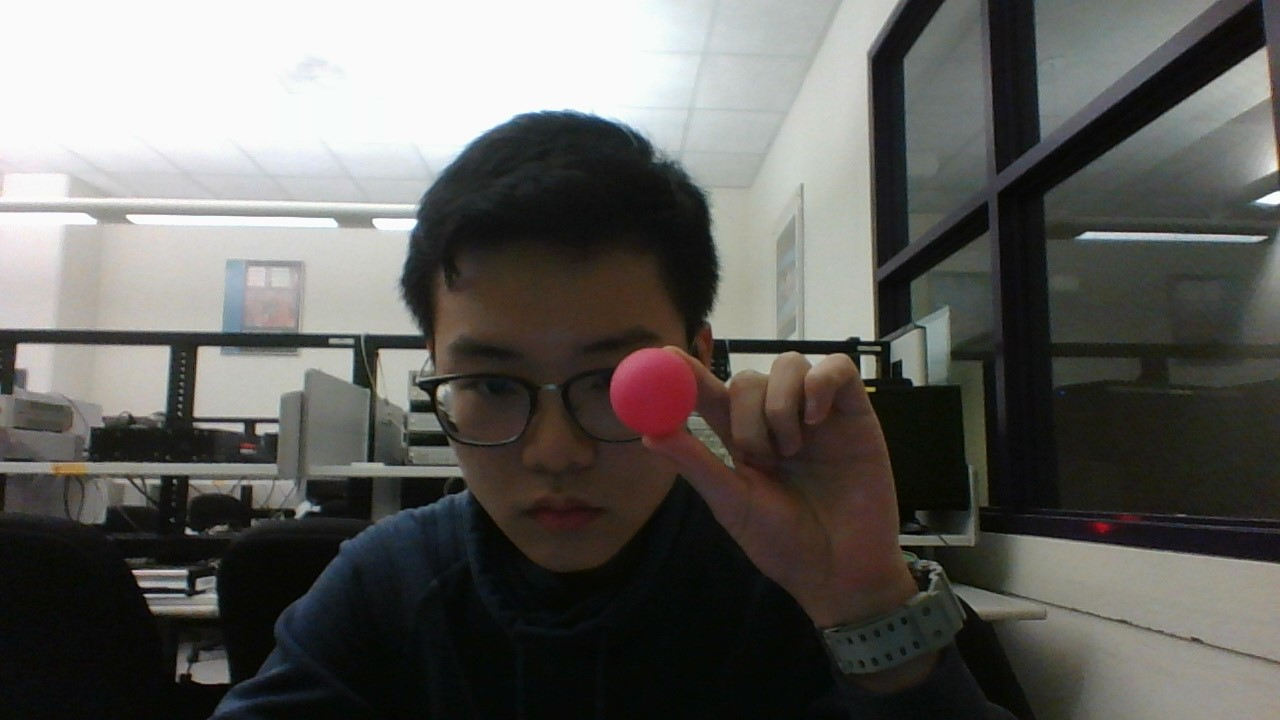
#> input picture ball.jpg, 1280 x 720 px, given in place of the camera
$ python Predicition_to_be_optimized.py
#> lines starting #> are read from the running program, lines starting #| are printed output that depends on the picture; after the words box and inside, x2 and y2 are one past the last pixel; in counts of white or black regions, pixels touching at a corner belong together
from collections import deque
import numpy as np
import cv2
import time
from timeit import default_timer as timer
import warnings
import matplotlib.pyplot as plt
import math
import serial
from math import tan
from math import pi
import sys

#   Initialize the serial port
#   --------
ser = serial.Serial('COM3', 57600, timeout=0, parity=serial.PARITY_NONE, rtscts=1) # uncomment once PSOC exists
print(ser.is_open)
time.sleep(1)
#   --------

warnings.simplefilter('ignore', np.RankWarning)
# warnings.filterwarnings('error')
# np.seterr(all='raise')


#   Set the threshold for color black in HSV space`
blackLower = np.array([90, 100, 30])
blackUpper = np.array([110, 255, 255])


#   Initialize the length for tracking coordinates
my_buffer = 64
ptsYZL = deque(maxlen=my_buffer)  # comes from laptop camera (bad coords)
ptsXZJ = deque(maxlen=my_buffer)  # comes from Josh camera (bad coords)


ptsRealX = deque(maxlen=my_buffer)
ptsRealY = deque(maxlen=my_buffer)
ptsRealZ = deque(maxlen=my_buffer)

#   Turn on the camera
camera1 = cv2.VideoCapture(1)  # Josh's Camera <-- will be looking at the ball, the ball will be crossing the frame
camera2 = cv2.VideoCapture(0)  # Laptop's Camera <-- will be in front of the camera, the ball will be in the frame

#   Wait for 2 seconds
time.sleep(2)

#   Make the camera data Arrays

# ---------------------------
time_lst = np.array([0])
timeTilPrediction = 0
bufferTime = 0
movement = np.array([0])
other_camera = np.array([0])
# ---------------------------

# For testing purposes, the Matplotlib graph
# ---------------------------
showXCoords = np.array([])
showYCoords = np.array([])
showZCoords = np.array([])
predictedXArray = np.array([])
predictedZArray = np.array([])
# ---------------------------

# the function to get the data from the psoc. IE the reading function
# ---------------------------
# [14 lines left out: function getData, not called in this run]
# ---------------------------

# Make the function to give the data to the PSOC
# TODO: get the working function from the other file
# ---------------------------
def sendData(upAndDown, LeftAndRight):
    # changed the sending to only sleep for .01, instead of .05
    if upAndDown > 100:
        upAndDown = 99

    firstByte = bytes(str(upAndDown // 10), 'ascii')
    secondByte = bytes(str(upAndDown % 10), 'ascii')
    # letter4send = b'1'
    ser.write(firstByte)
    # time.sleep(.003)
    ser.write(secondByte)
    # time.sleep(.003)
    letter6send = b'x'
    ser.write(letter6send)
    # time.sleep(.003)
    # ser.reset_output_buffer() # this might be needed

    # print(highNumber // 1000)
    if LeftAndRight < 0:
        LeftAndRight = 0
    if LeftAndRight > 9999:
        LeftAndRight = 9999

    largestDigit = bytes(str(LeftAndRight // 1000), 'ascii')
    ser.write(largestDigit)
    # time.sleep(.003)
    LeftAndRight = LeftAndRight % 1000
    # print(LeftAndRight // 100)
    hundreds = bytes(str(LeftAndRight // 100), 'ascii')
    ser.write(hundreds)
    # time.sleep(.003)
    LeftAndRight = LeftAndRight % 100
    # print(LeftAndRight // 10)
    tens = bytes(str(LeftAndRight // 10), 'ascii')
    ser.write(tens)
    # time.sleep(.003)
    LeftAndRight = LeftAndRight % 10
    # print(LeftAndRight // 1)
    ones = bytes(str(LeftAndRight // 1), 'ascii')
    ser.write(ones)
    # time.sleep(.003)

    letter8send = b'y'
    ser.write(letter8send)
    time.sleep(.001)
    ser.reset_output_buffer()
    return
# ---------------------------

# Basic control for the flipping motor
# ---------------------------
# [23 lines left out: functions flippingMotor, toLst, not called in this run]


# ---------------------------
# Define camera constants (NOTE: make sure that the robot is a distance 2A from the laptop camera)
# NOTE: these are in decimeters. Why? because that is what I chose
# ---------------------------
A = 17.78  #
B = 14.732  # 58in
C = 10.16  #
distanceToRobot = 30.734
LRMoveTick = .014  # .013, .015, .022
startingPositionHorizontal = B - 3.91
debuggingCount = 0
flag = True
# ---------------------------

#   Detect color black

# set the robot at a certain value
initSend = int((startingPositionHorizontal / LRMoveTick) // 1)
sendData(0, initSend)  # send the data to start the robot in the middle6
LeftAndRight = 0

while True:

    if bufferTime > .01:
        upAndDown, LeftAndRight = getData()
        print(upAndDown, " <-  upAndDown === ", debuggingCount, "==== left and right ->", LeftAndRight)
        bufferTime = 0
        # debuggingCount += 1

    #   --------
    before = timer()
    #   --------
    #   Read the frames
    _, frame = camera1.read()
#> frame is the input picture: shape (720, 1280, 3); mean B, G, R 93.3, 96.9, 98
    _, frame2 = camera2.read()

    #   Change the frames to HSV color space
    hsv = cv2.cvtColor(frame, cv2.COLOR_BGR2HSV)
#> hsv: shape (720, 1280, 3); mean H, S, V 49.1, 47, 100.8
    hsv2 = cv2.cvtColor(frame2, cv2.COLOR_BGR2HSV)

    #   Build a mask based on threshold
    mask = cv2.inRange(hsv, blackLower, blackUpper)
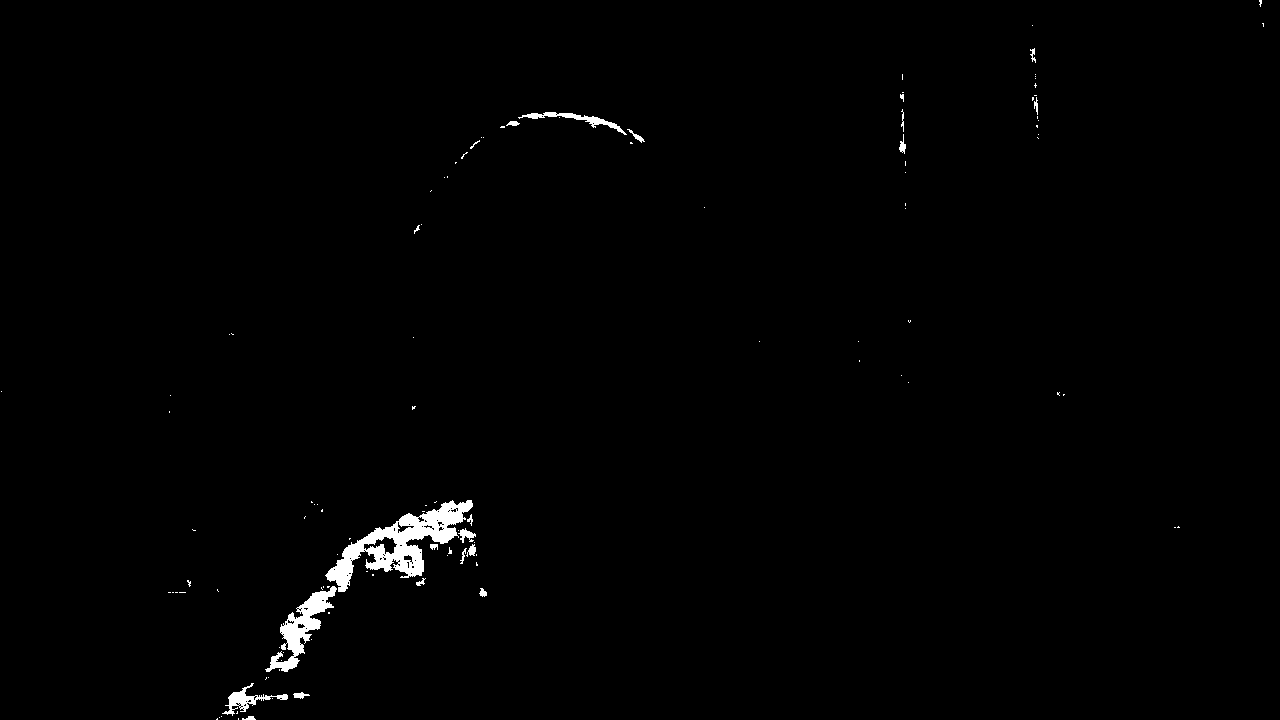
#> mask: shape (720, 1280); 0.91% white; 113 white regions (91 under 20 px), largest, box (x1, y1, x2, y2) and area: (325, 500, 473, 592) 4320, (265, 586, 337, 672) 1861, (222, 683, 288, 716) 545
    mask2 = cv2.inRange(hsv2, blackLower, blackUpper)

    #   Erosion
    mask = cv2.erode(mask, None, iterations=2)
#> mask: shape (720, 1280); 0.29% white; 26 white regions (15 under 20 px), largest, box (x1, y1, x2, y2) and area: (363, 504, 461, 543) 929, (329, 542, 362, 590) 416, (296, 589, 334, 628) 360
    mask2 = cv2.erode(mask2, None, iterations=2)

    #   Dilation, remove the noise by erosion and dilation
    mask = cv2.dilate(mask, None, iterations=2)
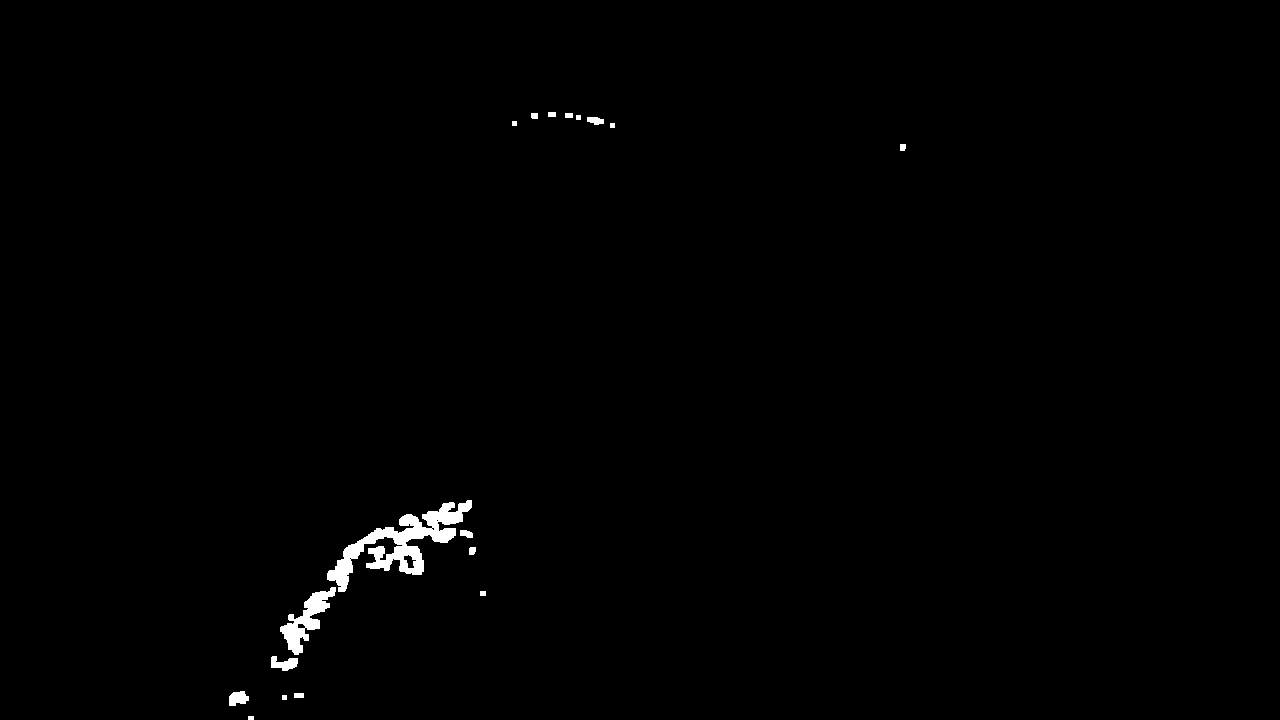
#> mask: shape (720, 1280); 0.68% white; 18 white regions
    mask2 = cv2.dilate(mask2, None, iterations=2)

    #   Detect the contour
    contours = cv2.findContours(mask.copy(), cv2.RETR_EXTERNAL, cv2.CHAIN_APPROX_SIMPLE)[-2]
#> contours = 18 contours, 5 with area under 20; largest, box (x1, y1, x2, y2) and area: (327, 500, 472, 592) 3566, (280, 587, 336, 655) 1238, (271, 656, 298, 671) 217, (229, 691, 249, 706) 192, (587, 117, 604, 125) 82
    contours2 = cv2.findContours(mask2.copy(), cv2.RETR_EXTERNAL, cv2.CHAIN_APPROX_SIMPLE)[-2]
#> contours2 has the same summary as contours

    #   Initialize the centroid
    center = None
    center2 = None

    #   If there is a contour
    if len(contours) > 0:  # Josh's camera for ball crossing the frame
        #   Find the contour with the largest area
        c = max(contours, key=cv2.contourArea)
#> c = contour of 347 points, box (x1, y1, x2, y2) (327, 500, 472, 592), area 3566

        #   Determine the circle of the largest contour
        ((y, z1), radius) = cv2.minEnclosingCircle(c)
#> y = 399; z1 = 539.5; radius = 82.12

        #   Calculate the moment of the contour
        M = cv2.moments(c)
#> M = moments, m00 3566.5, centre m10/m00, m01/m00 = (400.6, 543.1)

        #   Calculate the centroid
        center = (int(M["m10"]/M["m00"]), int(M["m01"]/M["m00"]))
#> center = (400, 543)

        #   Plot only when the radius is greater than 0
        if radius > 0:
            cv2.circle(frame, (int(y), int(z1)), int(radius), (0, 255, 255), 2)
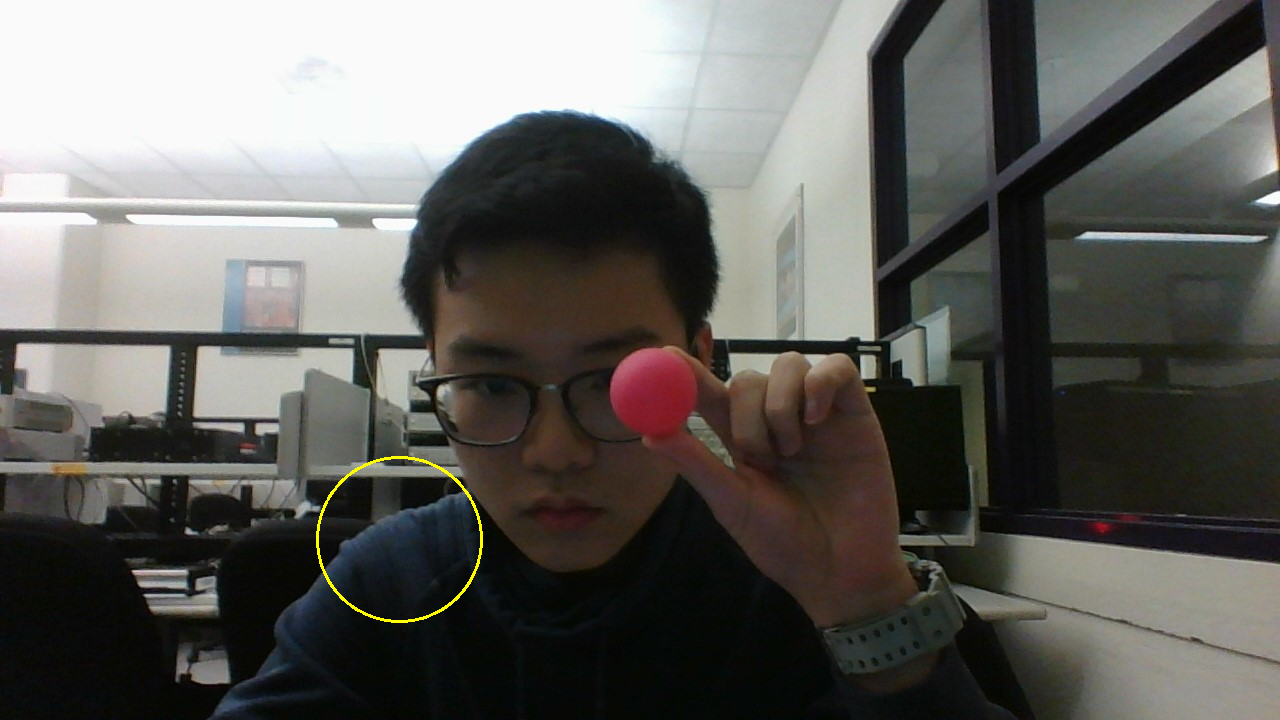
#> frame: shape (720, 1280, 3); 0.17% of pixels changed, all inside (x1, y1, x2, y2) = (316, 456, 483, 623)
            cv2.circle(frame, center, 5, (0, 0, 255), -1)
#> frame: shape (720, 1280, 3); 0.01% of pixels changed, all inside (x1, y1, x2, y2) = (395, 538, 406, 549)
            # print('y coordinate: %s, z1 coordinate: %s'%(y, z1))

            #  Add the centroid to the left of the list
            ptsYZL.appendleft(center)

    if len(contours2) > 0:
        #   Find the contour with the largest area
        c2 = max(contours2, key=cv2.contourArea)
#> c2 has the same summary as c

        #   Determine the circle of the largest contour
        ((x, z2), radius2) = cv2.minEnclosingCircle(c2)
#> x = 399; z2 = 539.5; radius2 = 82.12

        #   Calculate the moment of the contour
        M2 = cv2.moments(c2)
#> M2 has the same summary as M

        #   Calculate the centroid
        center2 = (int(M2["m10"] / M2["m00"]), int(M2["m01"] / M2["m00"]))
#> center2 = (400, 543)

        #   Plot only when the radius is greater than 0
        if radius2 > 0:
            cv2.circle(frame2, (int(x), int(z2)), int(radius2), (0, 255, 255), 2)
            cv2.circle(frame2, center2, 5, (0, 0, 255), -1)
            #   print('y coordinate: %s, z1 coordinate: %s'%(y, z2))

            #   Add the centroid to the left of the list
            ptsXZJ.appendleft(center2)

    #   Covert pixel coordinates (x,y,z1,z2) to real world coordinates (X,Y,Z)
    # since we are adding to the front of the list, we are always taking the most recent coords
    # this works:
    if len(ptsXZJ) > 1 and len(ptsYZL) > 1:
        x_convert = ptsXZJ[0][0]  # take most recent recorded X coord from Josh Camera
        y_convert = ptsYZL[0][0]  # the most recent recorded Y coord from Laptop camera
        z1_convert = ptsYZL[0][1]  # the most recorded Z coord from the laptop camera
        # print("The pixel coordinate of x is: ", x_convert)
        # print("The pixel coordinate of y is: ", y_convert)
        # print("The pixel coordinate of z1 is: ", z1_convert)
        X_real = (B + tan(1.92e-3*x_convert - .614)*A) / (1 - tan(1.92e-3*x_convert - .614)*tan(1.415 - 2.2111e-3*y_convert - .708))
        Y_real = tan(1.415 - 2.21e-3*y_convert - .708)*X_real + A
        Z_real = tan(0.941 - 1.96e-3*z1_convert - .4704)*X_real + C
        Real_world_coordinate = (X_real, Y_real, Z_real)
        # [4 lines of commented-out code are left out]

        ptsRealX.appendleft(Real_world_coordinate[0])
        # print("This is real x coords points", ptsRealX)
        ptsRealY.appendleft(Real_world_coordinate[1])
        ptsRealZ.appendleft(Real_world_coordinate[2])

        showXCoords = np.append(showXCoords, [Real_world_coordinate[0]])
        showYCoords = np.append(showYCoords, [Real_world_coordinate[1]])
        showZCoords = np.append(showZCoords, [Real_world_coordinate[2]])

        if Real_world_coordinate[1] > (A + 2) and flag:
            flippingMotor()
            flag = False

    cv2.imshow('YZ', frame)
    cv2.imshow('XZ', frame2)
    after = timer()
    tme = after - before
    time_lst = np.append(time_lst, [tme])
    timeTilPrediction += tme
    bufferTime += tme
    # [7 lines of commented-out code are left out]

    if len(ptsXZJ) > 2 and len(ptsYZL) > 2:
        # print(debuggingCount)
        if timeTilPrediction > .0025:
            timeTilPrediction = 0  # Once this part of code is executed, we will start the time again from zero
            # the following code will take our 64 coords points and put them into a python list
            # we will then use this list to make a numpy A array for our linear least squares
            realXCoords = toLst(ptsRealX)
            # print("This is real X coords =======", realXCoords)
            realYCoords = toLst(ptsRealY)
            realZCoords = toLst(ptsRealZ)

            # x = np.array(realXCoords, dtype=np.float64)
            # xArray = np.array(realXCoords, dtype='float64')
            xArray = np.array(realXCoords)
            del realXCoords
            yArray = np.array(realYCoords)
            del realYCoords
            # print("This is the X Array", xArray, "End X array ==========")
            AMatrix = np.vstack((xArray, np.ones(len(xArray)))).T  # this is our linear least squares matrix
            # print("this is the A matrix", AMatrix, "End A matrix ~~~~~~~~~~~~~~~~")
            del xArray
            # A.metrics = []
            # A.astype(np.float32)
            # A = np.matrix(x, np.ones(len(x), dtype=np.float64), dtype=np.float64).T
            m, b = np.linalg.lstsq(AMatrix, yArray, rcond=None)[0]  # a tuple to satisfy the equation y = mx + b
            del AMatrix

            # assuming our (zero, zero) is on the same line as our laptop cameray
            """
                                        [Robot]
                ⌄     |~~~~~~~~~~~~~~~~~~~{X}~~~~~~~~~~~~~~~~~~~~~
                      |                  /
                      |                 /
                A     |                /
                      |               /
                ^     |              /
            [Josh's]  |             /
            camera]   |            /
                ⌄     |           /
                      |          /
                A     |         /
                      |        /
                      |_______/__________________________________
                ^      [-    B     -][laptop camera][-    B     -]
                _
              / ⌄ \
             |>{C}<|
              \ ^ /
            The above is what the following line of code predicts:
            """
            # distanceToRobot = 25.9
            predictedX = (distanceToRobot - b) / m  # change to 2A when doing the demo
            if predictedX < 0:
                predictedX = 0
            if predictedX > 17:
                predictedX = 17
            predictedXArray = np.append(predictedXArray, [predictedX])
            # print("This is the number where it will land", predictedX)

            # from above we already have y
            # we now need z
            zArray = np.array(realZCoords, dtype='float32')
            function = np.polyfit(yArray, zArray, 2)
            polynomial = np.poly1d(function)
            predictedZ = polynomial(20.5)  # change to 2A for the
            # the Threshold for the max arm length
            if predictedZ < 4.826:
                predictedZ = 4.826
            if predictedZ > 6.5:
                predictedZ = 6.5

            predictedZArray = np.append(predictedZArray, [predictedZ])
            del yArray
            del zArray
            # sendData(up and down, left and right)
            sendXMotorCount = int((predictedX / LRMoveTick) // 1)
            if sendXMotorCount < 10:
                sendXMotorCount = initSend

            sendData(int(((predictedZ - 4.826) / .18) // 1), sendXMotorCount)

            # print("we are sending: ", sendXMotorCount, ". We currently have: ", LeftAndRight)
            # print("after if debugging count", debuggingCount)


    # print("These are the coordinates. X position is: ", moveX, "\n", "Y Position is: ", moveY)
    # sentData = ser.write([moveX, moveY])
    # print(sentData)
    # # send one array of data at a time, will block until the number of bytes is read
    # # Ethan thinks the while loop will not continue until after the number of bytes is read
    # # but Ethan could be wrong
    # # Ethan is wrong.
    # byteArray = ser.read(16)
    # print(byteArray)

    # Exit when press the esc button
    k = cv2.waitKey(3) & 0xFF
#> (key Esc is pressed here)
    if k == 27:
        break

    if k == 32:
        sys.exit()

#   Release the camera
camera1.release()
#   Destroy the windows
cv2.destroyAllWindows()
print(1/np.mean(time_lst))

f = open("dataXCoords.txt", "w+")

length = max(showXCoords.size, showYCoords.size)

for _, integer in enumerate(range(length)):
    writeString = "({}, {})".format(showXCoords[integer], showYCoords[integer])
    f.write(writeString)
    f.write("\r\n")

f.close()

plt.plot(showXCoords, showYCoords, 'o-', label='XY axis')
plt.xlabel('real life x coords')
plt.ylabel('real life y coords')
plt.show()
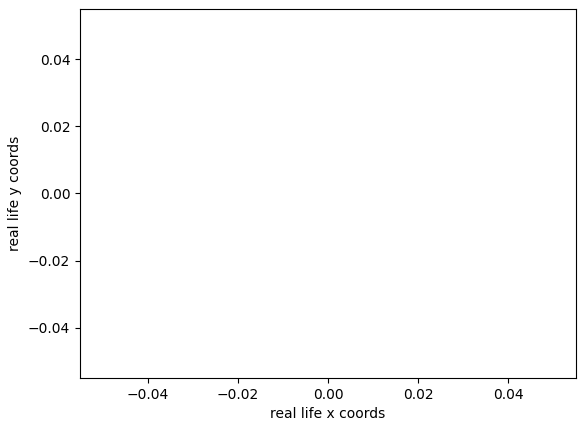
#> figure drawn by matplotlib, 1 panel
plt.plot(showYCoords, showZCoords, 'ko-', label='YZ axis')
plt.xlabel('real life y coords')
plt.ylabel('real life z coords')
plt.show()
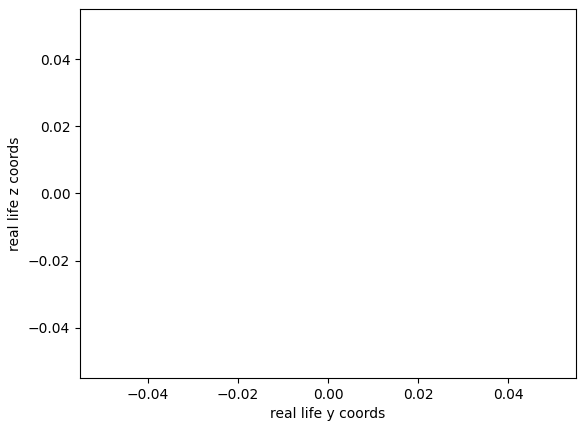
#> figure drawn by matplotlib, 1 panel

plt.plot(predictedXArray, 'go-', label='predicted x ')
plt.xlabel('time')
plt.ylabel('predicted x location')
plt.show()
plt.plot(predictedZArray, 'bo-', label='predicted y')
plt.xlabel('time')
plt.ylabel('predicted z location')
plt.show()

# sendData(1, 10)

# plt.plot(moveX_array, moveY_array, 'r--', label='raw coordinates')
# plt.show()
